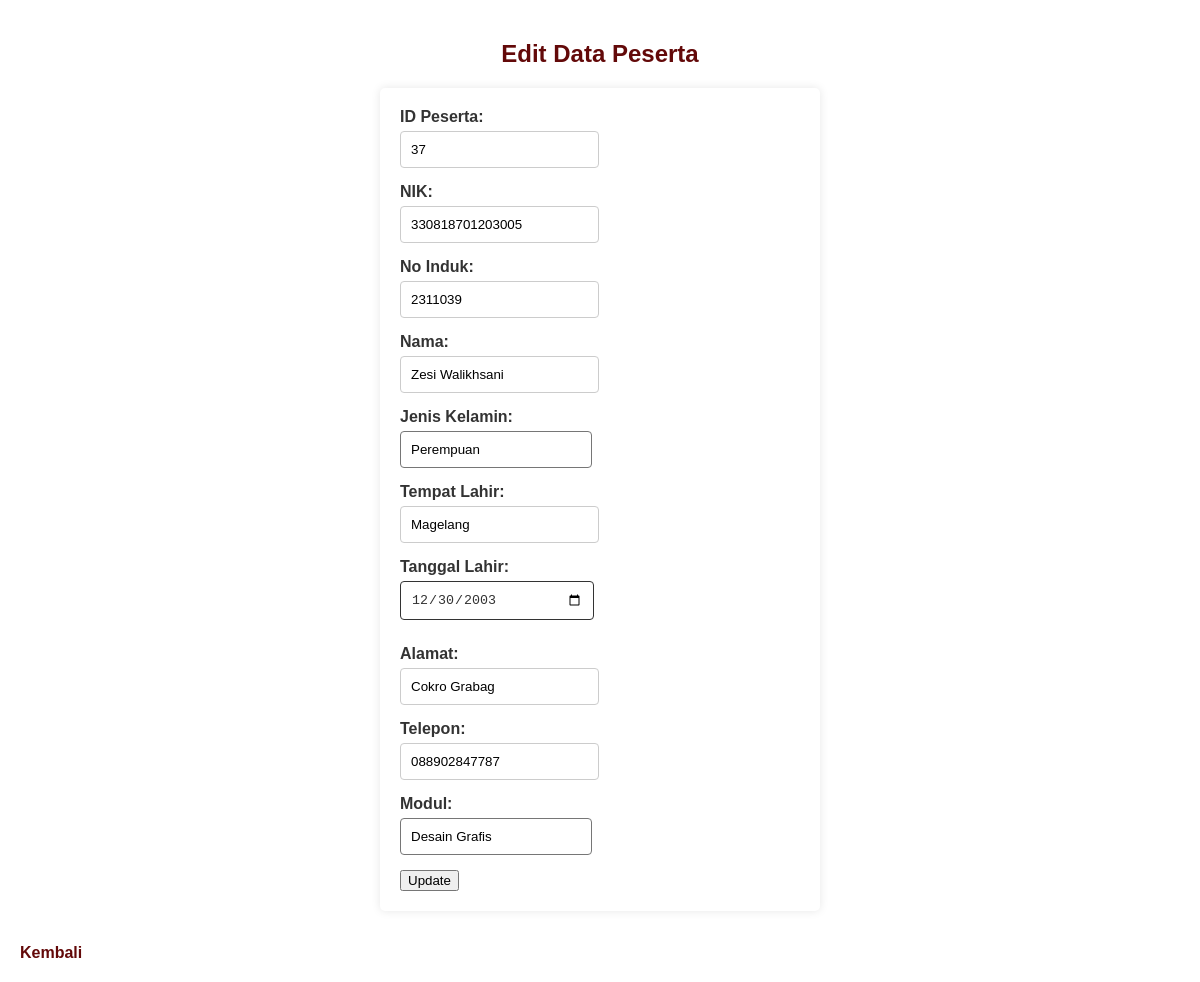
/HALAMAN_LOGIN/form_edit.php?id=37, run on the app's committed database.
### tables this page shows
CREATE TABLE `data_peserta` (
  `id_peserta` int(100) NOT NULL,
  `nik_peserta` varchar(100) NOT NULL,
  `no_induk_peserta` int(100) NOT NULL,
  `nama` varchar(100) NOT NULL,
  `jenis_kelamin` varchar(100) NOT NULL,
  `tempat_lahir` varchar(100) NOT NULL,
  `tanggal_lahir` date NOT NULL,
  `alamat` varchar(100) NOT NULL,
  `no_telp` varchar(100) NOT NULL,
  `modul_pelatihan` enum('Pemrograman','Desain Grafis','Animasi') NOT NULL
);

### HALAMAN_LOGIN/form_edit.php (the view, shortened to what this page needs)
<?php
include "koneksi_data.php";
if (isset($_GET['id'])) {
    $id = $_GET['id'];
    $sql = "SELECT * FROM data_peserta WHERE id_peserta='$id'";
    $result = $koneksi->query($sql);
    $row = $result->fetch_assoc();
} else {
    die("ID tidak ditemukan.");
}
?>
<!DOCTYPE html>
<html lang="en">
<head>
</head>
</head>
<body>
    <h2>Edit Data Peserta</h2>
    <form method="post">
        <label for="id_peserta">ID Peserta:</label>
        <input type="text" name="id_peserta" value="<?php echo htmlspecialchars($row['id_peserta']); ?>" required>
        <label for="nik_peserta">NIK:</label>
        <input type="text" name="nik_peserta" value="<?php echo $row['nik_peserta']; ?>" required>
        <label for="no_induk_peserta">No Induk:</label>
        <input type="text" name="no_induk_peserta" value="<?php echo $row['no_induk_peserta']; ?>" required>
        <label for="nama">Nama:</label>
        <input type="text" name="nama" value="<?php echo $row['nama']; ?>" required>
        <label for="jenis_kelamin">Jenis Kelamin:</label>
        <select name="jenis_kelamin" id="jenis_kelamin" required>
            <option value="Perempuan" <?php echo ($row['jenis_kelamin'] == 'Perempuan') ? 'selected' : ''; ?>>Perempuan
            </option>
        </select>
        <label for="tempat_lahir">Tempat Lahir:</label>
        <input type="text" name="tempat_lahir" value="<?php echo $row['tempat_lahir']; ?>" required>
        <label for="tanggal_lahir">Tanggal Lahir:</label>
        <input type="date" name="tanggal_lahir" value="<?php echo htmlspecialchars($row['tanggal_lahir']); ?>" required>
        <label for="alamat">Alamat:</label>
        <input type="text" name="alamat" value="<?php echo $row['alamat']; ?>" required>
        <label for="no_telp">Telepon:</label>
        <input type="text" name="no_telp" value="<?php echo $row['no_telp']; ?>" required>
        <label for="modul_pelatihan">Modul:</label>
        <select name="modul_pelatihan" required>
            <option value="Desain Grafis" <?php echo ($row['modul_pelatihan'] == 'Desain Grafis') ? 'selected' : ''; ?>>
                Desain Grafis</option>
        </select>
        <br>
        <input type="submit" value="Update">
    </form>
    <br>
    <a href="data_peserta.php">Kembali</a>
</body>
</html>

### HALAMAN_LOGIN/form_edit.php (style rules this page uses)
body { font-family: arial, sans-serif; background-color: #ffffff; color: #333; margin: 0; padding: 20px; align-items: center; flex-direction: column; }
h2 { color: #630909; text-align: center; }
form { background: #fff; padding: 20px; border-radius: 5px; box-shadow: 0 0 10px rgba(0, 0, 0, 0.1); max-width: 400px; margin: auto; }
label { display: block; margin-bottom: 8px; font-weight: bold; color: #333; }
input[type="text"] { width: calc(100%-20px); padding: 10px; margin-bottom: 15px; border: 1px solid #ccc; border-radius: 4px; }
label { display: block; margin-bottom: 5px; font-weight: bold; color: #333; }
input[type="date"] { width: 43%; padding: 10px; margin-bottom: 25px; border: 1px solid; border-radius: 4px; background-color: #ffffff; color: #333; }
select { width: calc(48%); padding: 10px; margin-bottom: 15px; border-radius: 4px; background-color: #ffffff; appearance: none; background-repeat: no-repeat; background-position: right 10px center; background-size: 12px; }
select option { padding: 10px; background-color: #ffffff; color: #333; }
a { display: inline-block; margin-top: 15px; text-decoration: none; color: #630909; font-weight: bold; }

### data on the page
data_peserta: id_peserta "37", nik_peserta "330818701203005", no_induk_peserta "2311039", nama "Zesi Walikhsani", jenis_kelamin "Perempuan", tempat_lahir "Magelang", tanggal_lahir "12/30/2003", alamat "Cokro Grabag", no_telp "088902847787", modul_pelatihan "Desain Grafis"
